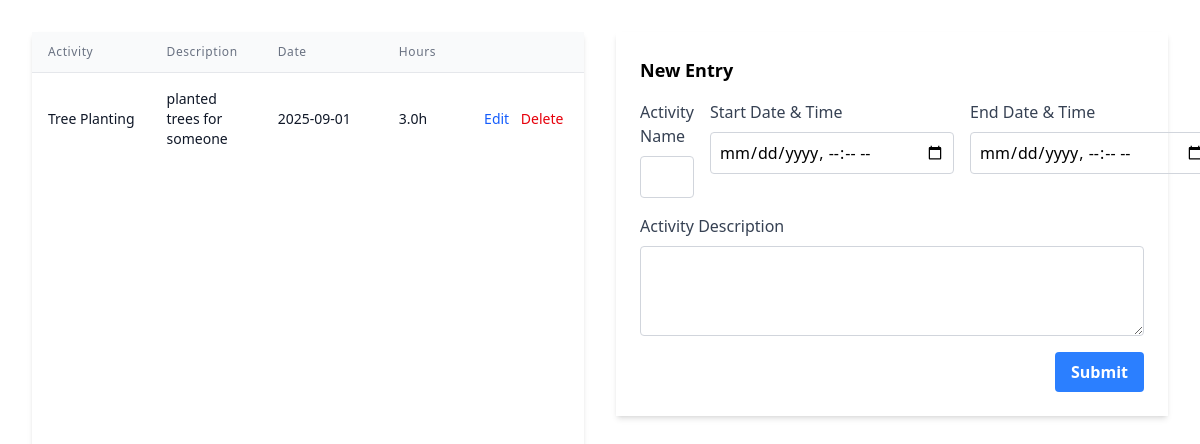
/hours (signed in), run on the app's committed database.
### tables this page shows
CREATE TABLE entry (id INTEGER PRIMARY KEY AUTOINCREMENT, activity TEXT, description TEXT, date_start TEXT, date_end TEXT, user INTEGER REFERENCES user (id));

### main.py (the view, shortened to what this page needs)
@app.route('/hours', methods=['GET', 'POST'])
def hours():
    if 'valid' not in session:
        return redirect('/login')
    user_id = session['user']
    message = ""
    error = ""
    raw_entries = cur.execute('''SELECT id, activity, description, date_start, date_end
                               FROM entry WHERE user = ?
                               ORDER BY date_start DESC''', (user_id,)).fetchall()
    entries = []
    total_hours = 0
    for entry in raw_entries:
        try:
            start_dt = datetime.fromisoformat(entry[3].replace('T', ' '))
            end_dt = datetime.fromisoformat(entry[4].replace('T', ' '))
            hours = (end_dt - start_dt).total_seconds() / 3600
            total_hours += hours
            enhanced_entry = {
                'id': entry[0],
                'activity': entry[1],
                'description': entry[2],
                'date_start': entry[3],
                'date_end': entry[4],
                'hours': round(hours, 1),
                'date_display': start_dt.strftime('%Y-%m-%d'),
                'time_display': f"{start_dt.strftime('%H:%M')} - {end_dt.strftime('%H:%M')}"
            }
            entries.append(enhanced_entry)
        except:
            enhanced_entry = {
                'id': entry[0],
                'activity': entry[1],
                'description': entry[2],
                'date_start': entry[3],
                'date_end': entry[4],
                'hours': 0,
                'date_display': entry[3][:10] if entry[3] else 'Invalid date',
                'time_display': 'Invalid time'
            }
            entries.append(enhanced_entry)
    return render_template('hours.html',
                         entries=entries,
                         total_hours=round(total_hours, 2),
                         message=message,
                         error=error)

### templates/hours.html (shortened to what this page needs)
<!DOCTYPE html>
<html lang="en">
  <head>
    <script src="https://cdn.jsdelivr.net/npm/@tailwindcss/browser@4"></script>
  </head>
  <body class="grid grid-cols-2">
    <div
      class="flex flex-col m-8 mr-4 bg-white shadow-md overflow-hidden"
      style="height: calc(100vh - 4rem)"
    >
      <table class="min-w-full divide-y divide-gray-200">
        <thead class="bg-gray-50">
          <tr>
            <th
              class="px-4 py-3 text-left text-xs font-medium text-gray-500 tracking-wider"
            >
              Activity
            </th>
            <th
              class="px-4 py-3 text-left text-xs font-medium text-gray-500 tracking-wider"
            >
              Description
            </th>
            <th
              class="px-6 py-3 text-left text-xs font-medium text-gray-500 tracking-wider"
            >
              Date
            </th>
            <th
              class="px-6 py-3 text-left text-xs font-medium text-gray-500 tracking-wider"
            >
              Hours
            </th>
            <th class="px-6 py-3"></th>
          </tr>
        </thead>
        <tbody class="bg-white divide-y divide-gray-200">
          {% for entry in entries %}
          <tr class="hover:bg-gray-50" id="entry-{{ entry.id }}">
            <td class="px-4 py-4 whitespace-nowrap text-sm text-gray-900">
              {% if entry.activity|length > 20 %} {{ entry.activity[:20] }}...
              {% else %} {{ entry.activity }} {% endif %}
            </td>
            <td class="px-4 py-4 text-sm text-gray-900">
              {% if entry.description|length > 25 %} {{ entry.description[:25]
              }}... {% else %} {{ entry.description }} {% endif %}
            </td>
            <td class="px-6 py-4 whitespace-nowrap text-sm text-gray-900">
              {{ entry.date_display }}
            </td>
            <td class="px-6 py-4 whitespace-nowrap text-sm text-gray-900">
              {{ entry.hours }}h
            </td>
            <td
              class="px-6 py-4 whitespace-nowrap text-right text-sm font-medium"
            >
              <button
                onclick="editEntry({{ entry.id }}, '{{ entry.activity }}', '{{ entry.description }}', '{{ entry.date_start }}', '{{ entry.date_end }}')"
                class="text-blue-600 hover:text-blue-900 mr-2"
              >
                Edit
              </button>
              <form method="POST" style="display: inline">
                <button type="submit" class="text-red-600 hover:text-red-900">
                  Delete
                </button>
              </form>
            </td>
          </tr>
          {% endfor %}
        </tbody>
      </table>
    </div>
    <div class="flex flex-col gap-8 p-8 pl-4">
      <div class="bg-white shadow-md">
        <form id="entryForm" method="POST" class="flex flex-col p-6">
          <h3 id="formTitle" class="text-lg font-semibold mb-4">New Entry</h3>
          <div class="flex flex-row gap-4 mb-4">
            <div class="flex flex-col flex-1">
              <label class="mb-2 text-gray-700" for="activity"
                >Activity Name</label
              >
              <input
                class="p-2 border border-gray-300 rounded w-full"
                type="text"
                id="activity"
                name="activity"
                maxlength="25"
                required
              />
            </div>
            <div class="flex flex-col">
              <label class="mb-2 text-gray-700" for="start"
                >Start Date & Time</label
              >
              <input
                class="p-2 border border-gray-300 rounded"
                type="datetime-local"
                id="start"
                name="start"
                required
              />
            </div>
            <div class="flex flex-col">
              <label class="mb-2 text-gray-700" for="end"
                >End Date & Time</label
              >
              <input
                class="p-2 border border-gray-300 rounded"
                type="datetime-local"
                id="end"
                name="end"
                required
              />
            </div>
          </div>
          <label class="mb-2 text-gray-700" for="description"
            >Activity Description</label
          >
          <textarea
            class="mb-4 p-2 border border-gray-300 rounded"
            id="description"
            name="description"
            rows="3"
            required
          ></textarea>
          <div class="flex justify-end gap-2">
            <button
              type="submit"
              id="submitButton"
              class="bg-blue-500 hover:bg-blue-700 text-white font-bold py-2 px-4 rounded"
            >
              Submit
            </button>
          </div>
        </form>
      </div>
    </div>
  </body>
</html>

### data on the page
entry: activity "Tree Planting", description "planted trees for someone", date_display "2025-09-01", hours "3.0"
